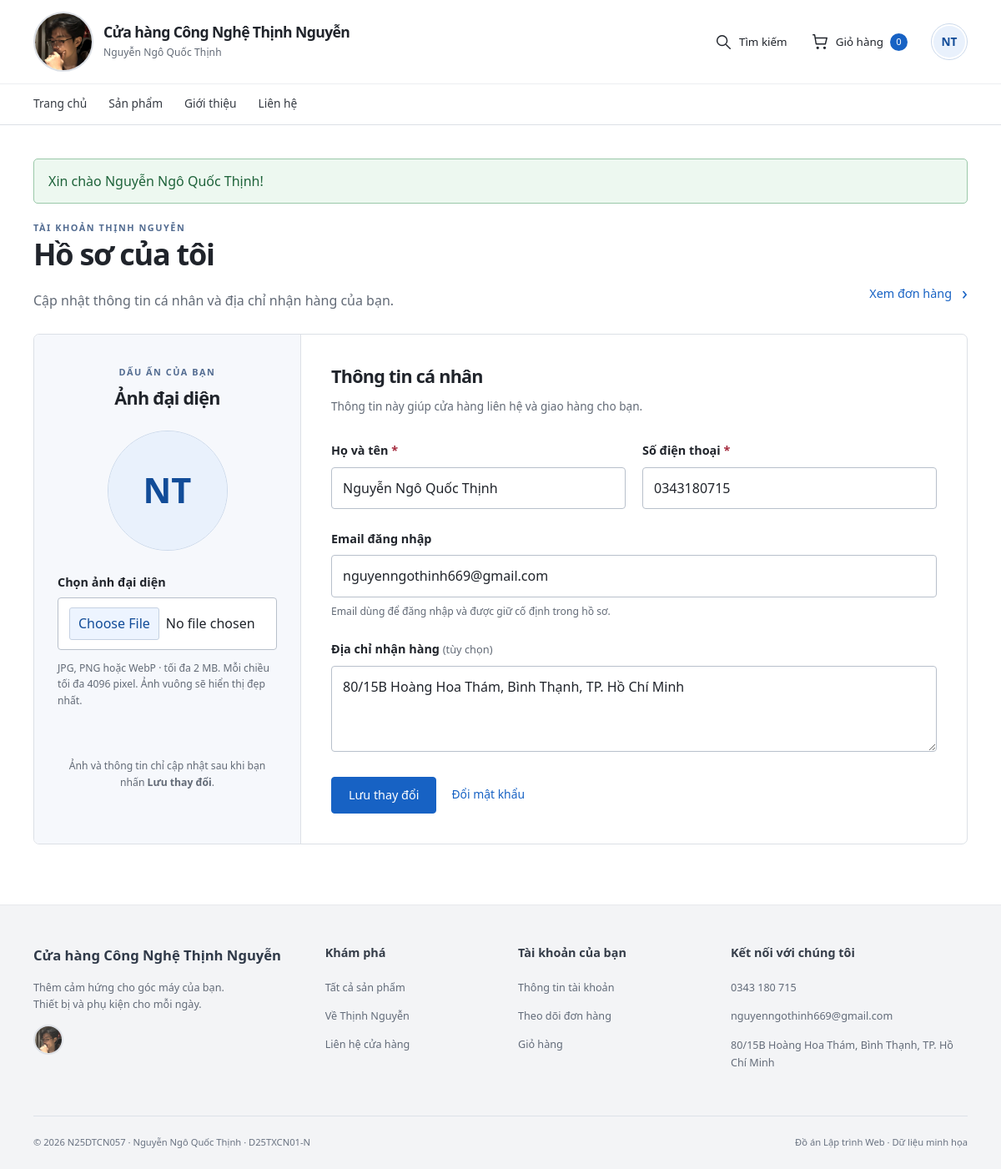
The app's page /profile.php (signed in) with its own data.
### tables this page shows
CREATE TABLE `users` (
  `id` int(10) unsigned NOT NULL AUTO_INCREMENT,
  `fullname` varchar(100) NOT NULL,
  `email` varchar(150) NOT NULL,
  `password_hash` varchar(255) NOT NULL,
  `phone` varchar(15) NOT NULL,
  `address` varchar(255) NOT NULL DEFAULT '',
  `avatar` varchar(255) DEFAULT NULL,
  `role` enum('customer','admin') NOT NULL DEFAULT 'customer',
  `created_at` datetime NOT NULL DEFAULT current_timestamp(),
  PRIMARY KEY (`id`),
  UNIQUE KEY `email` (`email`)
);

### includes/functions.php (called while the page is built, shortened)
<?php
function e($value)
{
    return htmlspecialchars((string) $value, ENT_QUOTES, 'UTF-8');
}
function url($path = '')
{
    return BASE_URL . ltrim($path, '/');
}
function get_flash()
{
    $flash = $_SESSION['flash'] ?? null;
    return $flash;
}
function current_user()
{
    return $_SESSION['user'] ?? null;
}
function is_logged_in()
{
    return current_user() !== null;
}
function cart_count()
{
    return array_sum($_SESSION['cart'] ?? []);
}

### includes/init.php (called while the page is built, shortened)
<?php
require_once __DIR__ . '/functions.php';
require_once __DIR__ . '/avatars.php';
require_once __DIR__ . '/../config/db.php';
if (is_logged_in()) {
    $userStatement = $pdo->prepare('SELECT id, fullname, role, avatar FROM users WHERE id = ?');
    $userStatement->execute([current_user()['id']]);
}

### includes/avatars.php (called while the page is built, shortened)
<?php
function user_initials($fullname)
{
    $parts = preg_split('/\s+/u', trim($fullname), -1, PREG_SPLIT_NO_EMPTY);
    $initials = mb_substr($parts[0], 0, 1);
    if (count($parts) > 1) $initials .= mb_substr($parts[count($parts) - 1], 0, 1);
    return mb_strtoupper($initials);
}
function managed_avatar_path($path)
{
    return is_string($path) && preg_match('~^uploads/avatars/[a-f0-9]{32}\.(jpg|png|webp)$~D', $path);
}
function user_avatar_url($user)
{
    $path = $user['avatar'] ?? null;
    return managed_avatar_path($path) && is_file(__DIR__ . '/../' . $path) ? url($path) : null;
}

### profile.php (the view, shortened to what this page needs)
<?php
require __DIR__ . '/includes/init.php';
$userId = current_user()['id'];
$stmt = $pdo->prepare('SELECT fullname, email, phone, address, avatar FROM users WHERE id = ?');
$stmt->execute([$userId]);
$profile = $stmt->fetch();
$errors = [];
$avatarUrl = user_avatar_url($profile);
require __DIR__ . '/includes/header.php';
?>
<div class="page-heading"><div><p class="section-kicker">TÀI KHOẢN THỊNH NGUYỄN</p><h1>Hồ sơ của tôi</h1><p class="muted">Cập nhật thông tin cá nhân và địa chỉ nhận hàng của bạn.</p></div><a class="text-link" href="<?= e(url('orders.php')) ?>">Xem đơn hàng <span aria-hidden="true">›</span></a></div>
<form action="<?= e(url('profile.php')) ?>" method="post" enctype="multipart/form-data" class="form profile-form" id="profile-form">
    <div class="profile-layout">
        <section class="profile-photo-panel" aria-labelledby="profile-photo-title">
            <p class="section-kicker">DẤU ẤN CỦA BẠN</p><h2 id="profile-photo-title">Ảnh đại diện</h2>
            <div class="profile-avatar-preview" id="avatar-preview" data-saved-avatar="<?= e($avatarUrl ?? '') ?>" data-saved-initials="<?= e(user_initials($profile['fullname'])) ?>">
                <span class="avatar-initials" id="avatar-preview-initials" aria-hidden="true" <?= $avatarUrl ? 'hidden' : '' ?>><?= e(user_initials($profile['fullname'])) ?></span>
            </div>
            <label class="avatar-file-label" for="avatar">Chọn ảnh đại diện</label>
            <input type="file" id="avatar" name="avatar" accept="image/jpeg,image/png,image/webp" aria-describedby="avatar-hint avatar-error" <?= isset($errors['avatar']) ? 'aria-invalid="true"' : '' ?>>
            <p class="field-hint" id="avatar-hint">JPG, PNG hoặc WebP · tối đa 2 MB. Mỗi chiều tối đa 4096 pixel. Ảnh vuông sẽ hiển thị đẹp nhất.</p>
            <p class="avatar-preview-status" role="status" aria-live="polite"></p>
            <p class="profile-photo-note">Ảnh và thông tin chỉ cập nhật sau khi bạn nhấn <strong>Lưu thay đổi</strong>.</p>
        </section>
        <section class="profile-details" aria-labelledby="profile-details-title">
            <h2 id="profile-details-title">Thông tin cá nhân</h2><p class="muted">Thông tin này giúp cửa hàng liên hệ và giao hàng cho bạn.</p>
            <div class="form-grid">
                <p><label for="fullname">Họ và tên <span class="required-mark">*</span></label><input id="fullname" name="fullname" value="<?= e($profile['fullname']) ?>" required minlength="2" maxlength="100" autocomplete="name" aria-describedby="fullname-error" <?= isset($errors['fullname']) ? 'aria-invalid="true"' : '' ?>><span class="error" id="fullname-error"><?= e($errors['fullname'] ?? '') ?></span></p>
                <p><label for="phone">Số điện thoại <span class="required-mark">*</span></label><input type="tel" id="phone" name="phone" value="<?= e($profile['phone']) ?>" required pattern="0[0-9]{9}" maxlength="10" autocomplete="tel" inputmode="tel" title="Số điện thoại gồm 10 chữ số, bắt đầu bằng 0" aria-describedby="phone-error" <?= isset($errors['phone']) ? 'aria-invalid="true"' : '' ?>><span class="error" id="phone-error"><?= e($errors['phone'] ?? '') ?></span></p>
            </div>
            <p><label for="email">Email đăng nhập</label><input type="email" id="email" value="<?= e($profile['email']) ?>" readonly aria-describedby="email-hint"><small class="field-hint" id="email-hint">Email dùng để đăng nhập và được giữ cố định trong hồ sơ.</small></p>
            <p><label for="address">Địa chỉ nhận hàng <span class="optional-label">(tùy chọn)</span></label><textarea id="address" name="address" rows="3" maxlength="255" autocomplete="street-address" aria-describedby="address-error" <?= isset($errors['address']) ? 'aria-invalid="true"' : '' ?>><?= e($profile['address']) ?></textarea><span class="error" id="address-error"><?= e($errors['address'] ?? '') ?></span></p>
            <div class="form-actions profile-save-actions"><button type="submit" class="btn btn-accent" id="profile-save">Lưu thay đổi</button><a href="<?= e(url('change-password.php')) ?>">Đổi mật khẩu</a></div>
        </section>
    </div>
</form>
<?php require __DIR__ . '/includes/footer.php'; ?>

### includes/header.php (shortened to what this page needs)
<!DOCTYPE html>
<html lang="vi">
<head>
    <link rel="stylesheet" href="<?= e(url('css/style.css?v=20261105-portrait-menu')) ?>">
</head>
<body>
    <?php
    $currentPage = basename($_SERVER['SCRIPT_NAME'] ?? '');
    $requestPath = str_replace('\\', '/', $_SERVER['SCRIPT_NAME'] ?? '');
    $isAdminArea = strpos($requestPath, '/admin/') !== false;
    $isAuthPage = in_array($currentPage, ['login.php', 'register.php'], true);
    ?>
    <header class="site-header">
        <div class="header-inner">
            <a class="brand" href="<?= e(url('index.php')) ?>" aria-label="<?= e(APP_NAME) ?> - Trang chủ">
                <img class="brand-logo" src="<?= e(url('assets/anh_chan_dung.jpg')) ?>" alt="Ảnh chân dung Nguyễn Ngô Quốc Thịnh — logo cửa hàng" width="72" height="72">
                <span class="brand-copy"><strong><?= e(APP_NAME) ?></strong><small><?= e(STUDENT_NAME) ?></small></span>
            </a>
            <div class="header-tools">
                <a class="header-search" href="<?= e(url('index.php#products')) ?>"><svg viewBox="0 0 24 24" aria-hidden="true"><circle cx="10.5" cy="10.5" r="6.5"/><path d="m16 16 5 5"/></svg><span>Tìm kiếm</span></a>
                <a class="nav-cart <?= $currentPage === 'cart.php' ? 'active' : '' ?>" href="<?= e(url('cart.php')) ?>" aria-label="Giỏ hàng, <?= e(cart_count()) ?> sản phẩm"><svg viewBox="0 0 24 24" aria-hidden="true"><path d="M3 3h2l2 12h12l2-8H6"/><circle cx="9" cy="20" r="1"/><circle cx="18" cy="20" r="1"/></svg><span>Giỏ hàng</span><span id="cart-count" class="cart-count"><?= e(cart_count()) ?></span></a>
                <?php if (is_logged_in()): ?>
                    <?php $headerAvatarUrl = user_avatar_url(current_user()); ?>
                    <details class="account-menu" id="account-menu">
                        <summary class="account-avatar-toggle" aria-label="Tài khoản của <?= e(current_user()['fullname']) ?>" aria-controls="account-dropdown" title="Tài khoản của <?= e(current_user()['fullname']) ?>">
                            <?php if ($headerAvatarUrl): ?><img class="header-user-avatar" src="<?= e($headerAvatarUrl) ?>" alt="" width="40" height="40"><?php else: ?><span class="header-user-avatar avatar-initials" aria-hidden="true"><?= e(user_initials(current_user()['fullname'])) ?></span><?php endif; ?>
                        </summary>
                    </details>
                <?php else: ?>
                    <a class="guest-account-link" href="<?= e(url('login.php')) ?>" aria-label="Đăng nhập tài khoản" title="Đăng nhập tài khoản"><svg viewBox="0 0 24 24" aria-hidden="true"><circle cx="12" cy="8" r="4"/><path d="M4 21v-2a8 8 0 0 1 16 0v2"/></svg></a>
                <?php endif; ?>
            </div>
        </div>
        <div class="navigation-row">
            <nav class="main-nav" id="main-navigation" aria-label="Điều hướng chính">
            <a href="<?= e(url('index.php')) ?>" class="<?= $currentPage === 'index.php' && !$isAdminArea ? 'active' : '' ?>">Trang chủ</a>
            <a href="<?= e(url('index.php#products')) ?>">Sản phẩm</a>
            <a href="<?= e(url('about.php')) ?>" class="<?= $currentPage === 'about.php' ? 'active' : '' ?>">Giới thiệu</a>
            <a href="<?= e(url('contact.php')) ?>" class="<?= $currentPage === 'contact.php' ? 'active' : '' ?>">Liên hệ</a>
            </nav>
        </div>
    </header>
    <main id="main-content" class="<?= $isAuthPage ? 'auth-main' : ($currentPage === 'index.php' && !$isAdminArea ? 'store-main' : '') ?>">
        <?php $flash = get_flash(); ?>
        <?php if ($flash): ?>
            <p class="alert alert-<?= e($flash['type']) ?>"><?= e($flash['message']) ?></p>
        <?php endif; ?>

### includes/footer.php (shortened to what this page needs)
    </main>
    <footer class="site-footer">
        <div class="footer-inner">
            <div class="footer-grid">
                <div class="footer-about"><p class="footer-brand"><?= e(APP_NAME) ?></p><p>Thêm cảm hứng cho góc máy của bạn.<br>Thiết bị và phụ kiện cho mỗi ngày.</p><img class="footer-logo" src="<?= e(url('assets/anh_chan_dung.jpg')) ?>" alt="Ảnh chân dung Nguyễn Ngô Quốc Thịnh — logo cửa hàng" width="88" height="88" loading="lazy"></div>
                <div><h2>Khám phá</h2><a href="<?= e(url('index.php#products')) ?>">Tất cả sản phẩm</a><a href="<?= e(url('about.php')) ?>">Về Thịnh Nguyễn</a><a href="<?= e(url('contact.php')) ?>">Liên hệ cửa hàng</a></div>
                <div><h2>Tài khoản của bạn</h2><a href="<?= e(url('profile.php')) ?>">Thông tin tài khoản</a><a href="<?= e(url('orders.php')) ?>">Theo dõi đơn hàng</a><a href="<?= e(url('cart.php')) ?>">Giỏ hàng</a></div>
                <div class="footer-contact"><h2>Kết nối với chúng tôi</h2><a href="tel:0343180715"><?= e(STORE_PHONE) ?></a><a href="mailto:<?= e(STORE_EMAIL) ?>"><?= e(STORE_EMAIL) ?></a><p><?= e(STORE_ADDRESS) ?></p></div>
            </div>
            <div class="footer-bottom"><small>&copy; <?= date('Y') ?> <?= e(STUDENT_ID) ?> · <?= e(STUDENT_NAME) ?> · <?= e(STUDENT_CLASS) ?></small><span>Đồ án Lập trình Web · Dữ liệu minh họa</span></div>
        </div>
    </footer>
</body>
</html>

### records on screen
users: fullname "NT", fullname "Nguyễn Ngô Quốc Thịnh", phone "0343180715", email "nguyenngothinh669@gmail.com", address "80/15B Hoàng Hoa Thám, Bình Thạnh, TP. Hồ Chí Minh"

### other values on screen
APP_NAME "Cửa hàng Công Nghệ Thịnh Nguyễn"
STUDENT_NAME "Nguyễn Ngô Quốc Thịnh"
cart_count() "0"
$flash['message'] "Xin chào Nguyễn Ngô Quốc Thịnh!"
STORE_PHONE "0343 180 715"
STORE_EMAIL "nguyenngothinh669@gmail.com"
STUDENT_ID "N25DTCN057"
STUDENT_CLASS "D25TXCN01-N"
